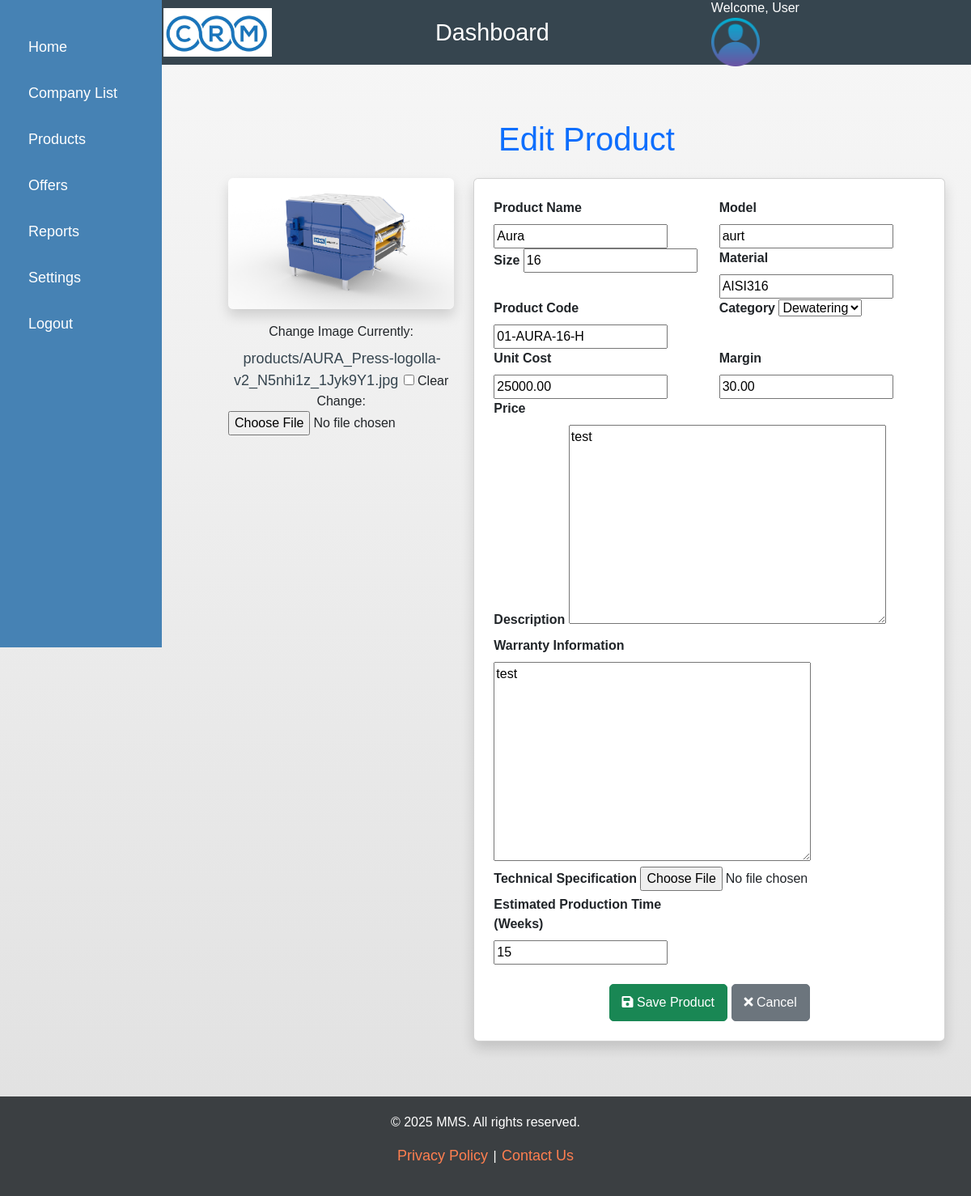
Screenshot of /products/1/edit/ with the database file from the repository.
### products/models.py (models this page shows, shortened)
class Product(models.Model):
    name = models.CharField(max_length=200)
    product_code = models.CharField(max_length=100, unique=True)
    category = models.ForeignKey(Category, on_delete=models.CASCADE)
    model = models.CharField(max_length=100)
    size = models.CharField(max_length=50)
    unit_cost = models.DecimalField(max_digits=10, decimal_places=2)
    margin = models.DecimalField(max_digits=5, decimal_places=2, default=30)  # Default margin is 30%
    price = models.DecimalField(max_digits=10, decimal_places=2, blank=True, null=True)
    images = models.ImageField(upload_to='products/', blank=True, null=True)
    technical_specification = models.FileField(upload_to='product_specs/', blank=True, null=True)
    material = models.CharField(max_length=200)
    description = models.TextField()
    warranty_information = models.TextField()
    production_time = models.PositiveIntegerField(help_text="Estimated production time in Weeks")

### products/views.py (the view)
# urls.py: path('<int:pk>/edit/', views.product_edit, name='product_edit'),
def product_edit(request, pk):
    product = get_object_or_404(Product, pk=pk)
    if request.method == 'POST':
        form = ProductForm(request.POST, request.FILES, instance=product)
        if form.is_valid():
            form.save()
            return redirect('products:product_detail', pk=product.pk)
        else:
            print(form.errors)  # Debugging: print errors to console
    else:
        form = ProductForm(instance=product)
    return render(request, 'products/product_form.html', {'form': form, 'product': product})

### products/forms.py
class ProductForm(forms.ModelForm):
    class Meta:
        model = Product
        fields = [
            'name', 'product_code', 'category', 'model', 'size',
            'unit_cost', 'margin', 'images', 'technical_specification',
            'material', 'description', 'warranty_information', 'production_time'
        ]

### products/models.py (called while the page is built)
    def __str__(self):
        return self.name

### products/templates/products/product_form.html (shortened to what this page needs)
{% extends 'base.html' %}
{% load static %}
{% block content %}
<div class="container my-5">
    <h1 class="text-center mb-4 text-primary">
        {% if form.instance.pk %}Edit Product{% else %}Add New Product{% endif %}
    </h1>
    <form method="post" enctype="multipart/form-data" class="row g-4">
        <div class="col-md-4 text-center">
            {% if form.instance.images %}
                <img src="{{ form.instance.images.url }}" alt="{{ form.instance.name }}"
                     class="img-fluid rounded shadow" style="max-height: 250px; object-fit: cover;">
            {% else %}
                <img src="{% static 'images/default_product.png' %}" alt="Default Product Image"
                     class="img-fluid rounded shadow" style="max-height: 250px; object-fit: cover;">
            {% endif %}
            <div class="mt-3">
                <label for="id_images" class="form-label">Change Image</label>
                {{ form.images }}
            </div>
        </div>
        <div class="col-md-8">
            <div class="card shadow p-4">
                <div class="row">
                    <div class="col-md-6">
                        <label class="form-label"><strong>Product Name</strong></label>
                        {{ form.name }}
                    </div>
                    <div class="col-md-6">
                        <label class="form-label"><strong>Model</strong></label>
                        {{ form.model }}
                    </div>
                    <div class="col-md-6">
                        <label class="form-label"><strong>Size</strong></label>
                        {{ form.size }}
                    </div>
                    <div class="col-md-6">
                        <label class="form-label"><strong>Material</strong></label>
                        {{ form.material }}
                    </div>
                    <div class="col-md-6">
                        <label class="form-label"><strong>Product Code</strong></label>
                        {{ form.product_code }}
                    </div>
                    <div class="col-md-6">
                        <label class="form-label"><strong>Category</strong></label>
                        {{ form.category }}
                    </div>
                    <div class="col-md-6">
                        <label class="form-label"><strong>Unit Cost</strong></label>
                        {{ form.unit_cost }}
                    </div>
                    <div class="col-md-6">
                        <label class="form-label"><strong>Margin</strong></label>
                        {{ form.margin }}
                    </div>
                    <div class="col-md-6">
                        <label class="form-label"><strong>Price</strong></label>
                    </div>
                    <div class="col-md-12">
                        <label class="form-label"><strong>Description</strong></label>
                        {{ form.description}}
                    </div>
                    <div class="col-md-12">
                        <label class="form-label"><strong>Warranty Information</strong></label>
                        {{ form.warranty_information }}
                    </div>
                    <div class="col-md-12">
                        <label class="form-label"><strong>Technical Specification</strong></label>
                        {{ form.technical_specification}}
                    </div>
                    <div class="col-md-6">
                        <label class="form-label"><strong>Estimated Production Time (Weeks)</strong></label>
                        {{ form.production_time}}
                    </div>
                </div>
                <div class="text-center mt-4">
                    <button type="submit" class="btn btn-success btn-lg">
                        <i class="fas fa-save"></i> Save Product
                    </button>
                    <a href="{% if form.instance.pk %}{% url 'products:product_detail' form.instance.pk %}{% else %}{% url 'products:product_list' %}{% endif %}"
                       class="btn btn-secondary btn-lg">
                        <i class="fas fa-times"></i> Cancel
                    </a>
                </div>
            </div>
        </div>
    </form>
</div>
{% endblock %}

### crm/static/css/styles.css (style rules this page uses)
body { background: linear-gradient(to bottom, #f7f7f7, #e0e0e0); font-family: Arial, sans-serif; min-height: 100vh; display: flex; flex-direction: column; margin: 0; }
a { color: #36454F; text-decoration: none; font-size: large; padding: 2px; border-radius: 5px; }
.btn { display: inline-block; padding: 10px 15px; text-align: center; font-size: 16px; border-radius: 5px; cursor: pointer; transition: background-color 0.3s ease; }

### rows the page displays
Product: instance.images (picture), name "Aura", model "aurt", size "16", material "AISI316", product_code "01-AURA-16-H", category "Dewatering", unit_cost "25000.00", margin "30.00", description "test", warranty_information "test", production_time "15"
